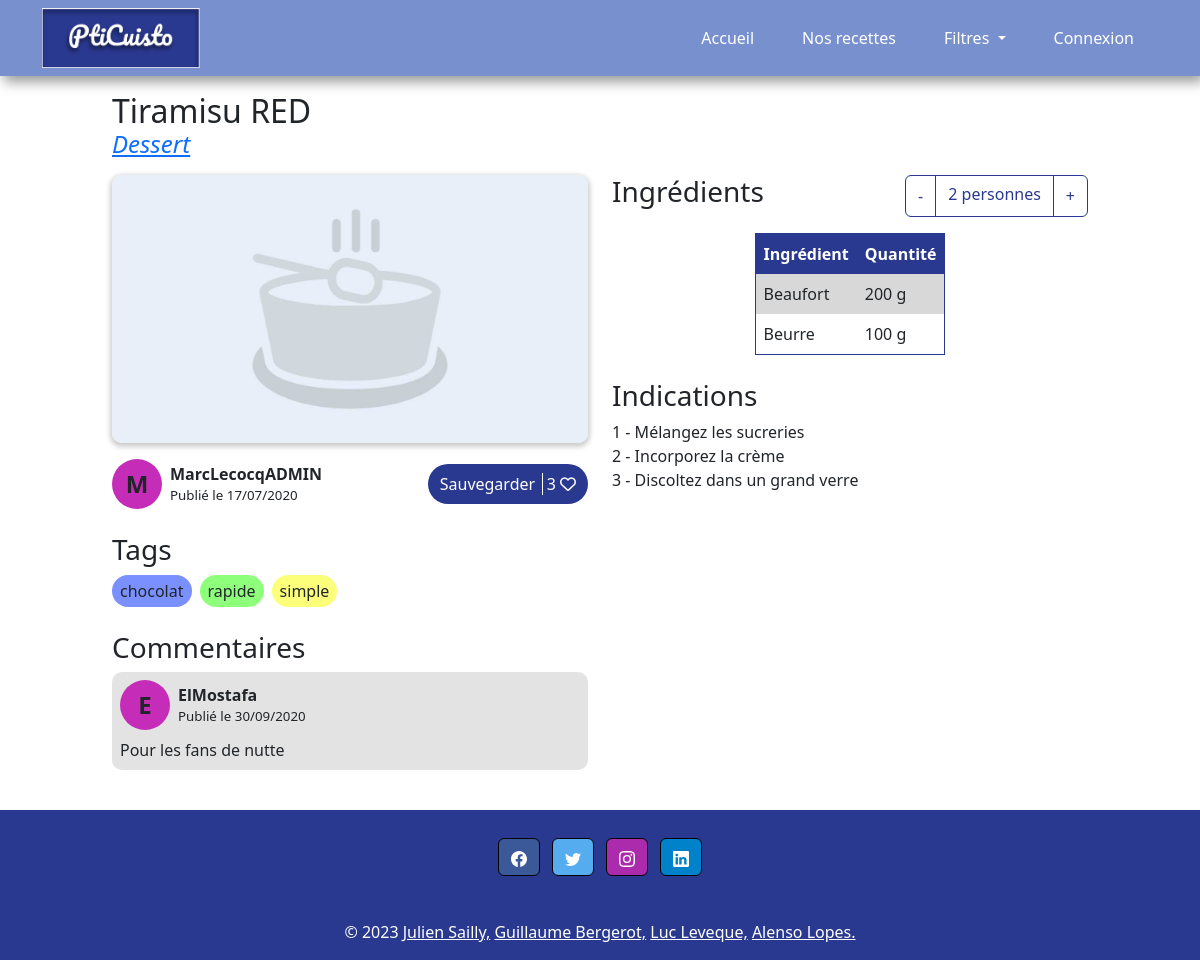
The app's page /index.php?controller=recipes&action=read&id=6 with its own data.
### tables this page shows
CREATE TABLE `recipes` (
  `rec_id` int(11) NOT NULL,
  `rec_title` varchar(200) DEFAULT NULL,
  `rec_content` varchar(2000) DEFAULT NULL,
  `rec_summary` varchar(300) DEFAULT NULL,
  `cat_id` int(3) NOT NULL,
  `rec_creation_date` datetime NOT NULL DEFAULT current_timestamp(),
  `rec_image_src` varchar(100) DEFAULT NULL,
  `rec_modification_date` datetime DEFAULT NULL,
  `users_id` int(3) NOT NULL,
  `isAuthorised` int(2) NOT NULL DEFAULT 0,
  `rec_nb_person` int(2) NOT NULL
);

CREATE TABLE `category` (
  `cat_id` int(3) NOT NULL,
  `cat_title` varchar(100) DEFAULT NULL,
  `cat_desc` varchar(250) DEFAULT NULL
);

CREATE TABLE `users` (
  `users_id` int(11) NOT NULL,
  `users_pseudo` varchar(25) DEFAULT NULL,
  `users_email` varchar(100) DEFAULT NULL,
  `users_password` char(64) NOT NULL,
  `users_lastname` varchar(100) DEFAULT NULL,
  `users_name` varchar(100) DEFAULT NULL,
  `users_inscription_date` date DEFAULT NULL,
  `users_type` int(1) NOT NULL,
  `users_status` int(1) NOT NULL
);

CREATE TABLE `tag` (
  `tag_id` int(3) NOT NULL,
  `tag_title` varchar(50) NOT NULL
);

CREATE TABLE `comments` (
  `rec_id` int(11) NOT NULL,
  `users_id` int(11) NOT NULL,
  `com_date` datetime NOT NULL DEFAULT current_timestamp(),
  `com_title` varchar(256) DEFAULT NULL,
  `com_content` varchar(512) DEFAULT NULL,
  `isAuthorised` int(11) NOT NULL DEFAULT 0
);

### controller/controllerRecipes.php (called while the page is built, shortened)
<?php
require_once(File::build_path(array("model", "modelRecipes.php")));
class controllerRecipes
{
  public static function read()
  {
    $recipe = modelRecipes::getRecipe($_GET["id"]);
    $likes = modelRecipes::getRecipeLikes($_GET["id"]);
    $tags = modelRecipes::getRecipeTags($_GET["id"]);
    $comments = modelRecipes::getRecipeComments($_GET["id"]);
    $ingredients = modelRecipes::getRecipeIngredients($_GET["id"]);
    require(File::build_path(array("view", "navbar.php")));
    require(File::build_path(array("view", "viewRecipe.php")));
    require(File::build_path(array("view", "footer.php")));
  }
}

### index.php (called while the page is built, shortened)
<?php
    require_once(File::build_path(array("controller", "routeur.php")));
?>

### model/modelRecipes.php (called while the page is built, shortened)
<?php
require_once(File::build_path(array("model", "model.php")));
class modelRecipes extends model
{
  public static function getRecipe($rec_id = NULL)
  {
    $model = new Model();
    if ($rec_id == NULL) {
      $page = 1;
      if (isset($_GET['page'])) {
        if ($_GET['page'] > 0) {
          $page = $_GET['page'];
        }
      }
      $sql = "SELECT rec_id, rec_title, cat_id, cat_title, rec_summary, rec_image_src, isAuthorised FROM recipes
      join category using (cat_id)
      where isAuthorised = 1
      order by rec_modification_date desc, rec_creation_date desc LIMIT " . (($page - 1) * 10) . "," . 10;
      $req_prep = model::$pdo->prepare($sql);
      $req_prep->execute();
      return $req_prep->fetchAll();
    } else {
      $sql = "SELECT rec_id, rec_title, rec_summary, cat_id, cat_title, rec_image_src, users_id, users_pseudo, rec_creation_date, rec_modification_date, rec_nb_person, rec_content, isAuthorised FROM recipes
      join category using (cat_id)
      join users using (users_id)
      WHERE rec_id = $rec_id";
      $req_prep = model::$pdo->prepare($sql);
      $req_prep->execute();
      return $req_prep->fetch();
    }
  }
  public static function getRecipeLikes($rec_id)
  {
    $model = new Model();
    $sql = "SELECT COUNT(*) as NBLIKES FROM likes WHERE rec_id = :id";
    $req_prep = model::$pdo->prepare($sql);
    $req_prep->bindParam(':id', $rec_id, PDO::PARAM_INT);
    $req_prep->execute();
    return $req_prep->fetch();
  }
  public static function getRecipeComments($rec_id)
  {
    $model = new Model();
    $sql = "SELECT users_id, users_pseudo, com_date, com_content FROM comments
    JOIN users using (users_id)
    WHERE rec_id = :id
    order by com_date desc";
    $req_prep = model::$pdo->prepare($sql);
    $req_prep->bindParam(':id', $rec_id, PDO::PARAM_INT);
    $req_prep->execute();
    return $req_prep->fetchAll();
  }
  public static function getRecipeTags($rec_id)
  {
    $model = new Model();
    $sql = "SELECT tag_title from tag
    join tags_list using (tag_id)
    where rec_id = :id";
    $req_prep = model::$pdo->prepare($sql);
    $req_prep->bindParam(':id', $rec_id, PDO::PARAM_INT);
    $req_prep->execute();
    return $req_prep->fetchAll();
  }
  public static function getRecipeIngredients($rec_id)
  {
    $model = new Model();
    $sql = "select ing_title, ing_quantity, ing_unit from ingredient
    join ingredients_list using (ing_id)
    where rec_id = :id";
    $req_prep = model::$pdo->prepare($sql);
    $req_prep->bindParam(':id', $rec_id, PDO::PARAM_INT);
    $req_prep->execute();
    return $req_prep->fetchAll();
  }
}

### config/conf.php (called while the page is built, shortened)
<?php
class conf{
	static private $databases = array(
		'hostname' => 'localhost',
		'database' => 'pti-cuisto',
		'login' => 'root',
		'password' => ''
	);
	static public function getLogin(){
		return self::$databases['login'];
	}
	static public function getHostname(){
		return self::$databases['hostname'];
	}
	static public function getDatabase(){
		return self::$databases['database'];
	}
	static public function getPassword(){
		return self::$databases['password'];
	}
}

### model/model.php (called while the page is built, shortened)
<?php
require_once("config/conf.php");
class model{
  public static function init(){
    $login = conf::getLogin();
    $hostname = conf::getHostname();
    $database_name = conf::getDatabase();
    $password = conf::getPassword();
  }
}
?>

### view/viewRecipe.php (the view, shortened to what this page needs)
<?php
global $recipe_img_path;
?>
<h2 class="recipe_title">
    <?php
    echo $recipe['rec_title'];
        ?>
</h2>
<a href="index.php?controller=filtre&action=categories&id=<?= $recipe['cat_id'] ?>">
    <h4 class="recipe_category"><i>
            <?= $recipe['cat_title'] ?>
        </i></h4>
</a>
<article id="recipe_view">
    <div class="column col_left">
        <div class="component">
            <div class="img_container">
                <img src="<?= $recipe_img_path . $recipe['rec_image_src'] ?>" alt="<?= $recipe['rec_title'] ?>">
            </div>
            <div class="author_save">
                <div class="author">
                    <div class="user_pp" <?php
                    $randColor = "#" . str_pad(dechex(rand(0xb9b9b9, 0xFFFFFF)), 6, 0, STR_PAD_LEFT);
                    echo "style=\"background-color: $randColor;\"";
                    ?>>
                        <span>
                            <?= substr($recipe['users_pseudo'], 0, 1) ?>
                        </span>
                    </div>
                    <div>
                        <p>
                            <?= $recipe['users_pseudo'] ?>
                        </p>
                        <?php
                        $date = $recipe['rec_creation_date'];
                        ?>
                        <p>Publié
                            <?php
                            if ($date < date("Y-m-d H:i:s", strtotime("-1 day"))) {
                                echo " le " . date("d/m/Y", strtotime($date));
                            } else {
                                echo " à " . date("H:i", strtotime($date));
                            }
                            ?>
                        </p>
                    </div>
                </div>
                <form method="POST" action="" class="save_recipe">
                    <div class="save_recipe_button">
                        <span class="save">Sauvegarder</span>
                        <span>
                            <?= $likes['NBLIKES'] ?>
                        </span>
                        <i class="fa-regular fa-heart" style="color: #ffffff;"></i>
                    </div>
                </form>
            </div>
        </div>
        <div class="tags component">
            <h3>Tags</h3>
            <?php
            if (sizeof($tags) == 0) {
                ?>
                <div class="alert alert-warning" role="alert">Aucun tag</div>
                <?php
            } else {
                ?>
                <div>
                    <?php
                    foreach ($tags as $key => $tag) {
                        ?>
                        <span class="tag">
                            <?= $tag['tag_title'] ?>
                        </span>
                        <?php
                    }
                    ?>
                </div>
                <?php
            }
            ?>
        </div>
        <div class="comments component">
            <h3>Commentaires</h3>
            <?php
            if (sizeof($comments) == 0) {
                ?>
                <div class="alert alert-warning" role="alert">Aucun commentaire pour le moment</div>
                <?php
            } else {
                ?>
                <div>
                    <?php
                    foreach ($comments as $key => $comment) {
                        ?>
                        <div class="comment">
                            <div class="author">
                                <div class="user_pp" <?php
                                $randColor = "#" . str_pad(dechex(rand(0xb9b9b9, 0xFFFFFF)), 6, 0, STR_PAD_LEFT);
                                echo "style=\"background-color: $randColor;\"";
                                ?>>
                                    <span>
                                        <?= substr($comment['users_pseudo'], 0, 1) ?>
                                    </span>
                                </div>
                                <div>
                                    <p>
                                        <?= $comment['users_pseudo'] ?>
                                    </p>
                                    <p>Publié
                                        <?php
                                        if ($comment['com_date'] < date("Y-m-d H:i:s", strtotime("-1 day"))) {
                                            echo " le " . date("d/m/Y", strtotime($comment['com_date']));
                                        } else {
                                            echo " à " . date("H:i", strtotime($comment['com_date']));
                                        }
                                        ?>
                                    </p>
                                </div>
                            </div>
                            <p class="comment">
                                <?= $comment['com_content'] ?>
                            </p>
                        </div>
                            <?php
                    }
                    ?>
                </div>
                <?php
            }
            ?>
        </div>
    </div>
    <div class="column col_right">
        <div class="ingredients component">
            <div>
                <h3>Ingrédients</h3>
                <div class="person_number btn-group">
                    <button type="button" class="btn btn-outline-primary" id="removePerson">-</button>
                    <span class="btn btn-outline-primary">
                        <?= $recipe['rec_nb_person'] . ($recipe['rec_nb_person'] > 1 ? " personnes" : "personne") ?>
                    </span>
                    <button type="button" class="btn btn-outline-primary" id="addPerson">+</button>
                </div>
            </div>
            <?php
            if (sizeof($ingredients) == 0) {
                ?>
                <div class="alert alert-warning" role="alert">Aucun ingrédient</div>
                <?php
            } else {
                ?>
                <table>
                    <tr>
                        <th>Ingrédient</th>
                        <th>Quantité</th>
                    </tr>
                    <?php
                    foreach ($ingredients as $key => $ingredient) {
                        ?>
                        <tr>
                            <td>
                                <?= $ingredient['ing_title'] ?>
                            </td>
                            <td>
                                <?= $ingredient['ing_quantity'] . " " . $ingredient['ing_unit'] ?>
                            </td>
                        </tr>
                        <?php
                    }
                    ?>
                </table>
                <?php
            }
            ?>
        </div>
        <div class="recipe_content component">
            <h3>Indications</h3>
            <p>
                <?= nl2br($recipe['rec_content']) ?>
            </p>
        </div>
    </div>
</article>

### resources/css/style.css (style rules this page uses)
:root { --primary-color: #2a3990; --secondary-color: #7890cd; --background-color: #ffffff; --grey-color: #999999; }
* { margin: 0; padding: 0; box-sizing: border-box; }
body { transition: all 0.4s ease-in-out; min-height: 100vh; display: flex; flex-direction: column; justify-content: space-between; }
h2.recipe_title { display: flex; margin-bottom: 0; flex-direction: row; justify-content: space-between; align-items: center; }
h4.recipe_category { margin-bottom: 1rem; font-weight: lighter; }
article#recipe_view { display: flex; flex-direction: row; justify-content: space-between; gap: 1.5rem; }
article#recipe_view > div { flex: 1; }
#recipe_view .img_container { width: 100%; aspect-ratio: 16 / 9; border-radius: 10px; box-shadow: rgb(0 0 0 / 20%) 0px 2px 5px 2px; margin-bottom: 1rem; }
.img_container img { width: 100%; height: 100%; object-fit: cover; border-radius: 10px; }
div.author_save { display: flex; flex-direction: row; justify-content: space-between; align-items: center; }
div.author { display: flex; flex-direction: row; }
div.author div { display: flex; flex-direction: column; justify-content: center; }
div.author p { margin-left: 0.5rem; margin-bottom: 0; }
div.author p:first-child { font-weight: bold; }
div.author p:last-child { font-size: smaller; }
.save_recipe_button { background-color: var(--primary-color); border-radius: 5rem; padding: 0.5rem 0.75rem; color: var(--background-color); border: none; }
span.save { padding-right: 0.4rem; border-right: var(--background-color) solid 1px; }
.component { margin-bottom: 1.5rem; }
.component h3 { margin-bottom: 0.5rem; }
div.tags div { display: flex; flex-wrap: wrap; gap: 0.5rem; }
div.tags span { padding: 0.25rem 0.5rem; border-radius: 5rem; }
div.tags span:nth-child(4n + 1) { background-color: #7a90ff; }
div.tags span:nth-child(4n + 2) { background-color: #8eff7a; }
div.tags span:nth-child(4n + 3) { background-color: #fbff7a; }
div.comments > div { background-color: #e3e3e3; border-radius: 10px; padding: 0.5rem; }
p.comment { margin: 0.5rem 0 0 0; }
div.user_pp { width: 50px; height: 50px; border-radius: 50%; display: flex; justify-content: center; align-items: center; }
div.user_pp span { font-size: 1.5rem; font-weight: 600; }
div.ingredients > div { display: flex; flex-direction: row; justify-content: space-between; margin-bottom: 0.5rem; }
div.ingredients table { border-collapse: collapse; margin: 1rem auto; border-radius: 10px; border: solid 1px var(--primary-color); }
div.ingredients table th { background-color: var(--primary-color); color: var(--background-color); }
div.ingredients table tr:nth-child(even) { background-color: #d8d8d8; }
div.ingredients table * { padding: 0.5rem; }
div.person_number span.btn { cursor: auto; }
.recipe_content p { text-align: justify; }

### records on screen
recipes: rec_title "Tiramisu RED", cat.cat_title "Dessert", rec_image_src (placeholder picture), users.users_pseudo "M", users.users_pseudo "MarcLecocqADMIN", rec_creation_date "17/07/2020", rec_nb_person "2", rec_content "1 - Mélangez les sucreries 2 - Incorporez la crème 3 - Discoltez dans un grand verre"
tag: tag_title "chocolat"
tag: tag_title "rapide"
tag: tag_title "simple"
comments: users.users_pseudo "E", users.users_pseudo "ElMostafa", com_date "30/09/2020", com_content "Pour les fans de nutte"

### other values on screen
$likes['NBLIKES'] "3"
$ingredient['ing_title'] "Beaufort"
$ingredient['ing_quantity'] "200"
$ingredient['ing_unit'] "g"
$ingredient['ing_title'] "Beurre"
$ingredient['ing_quantity'] "100"
